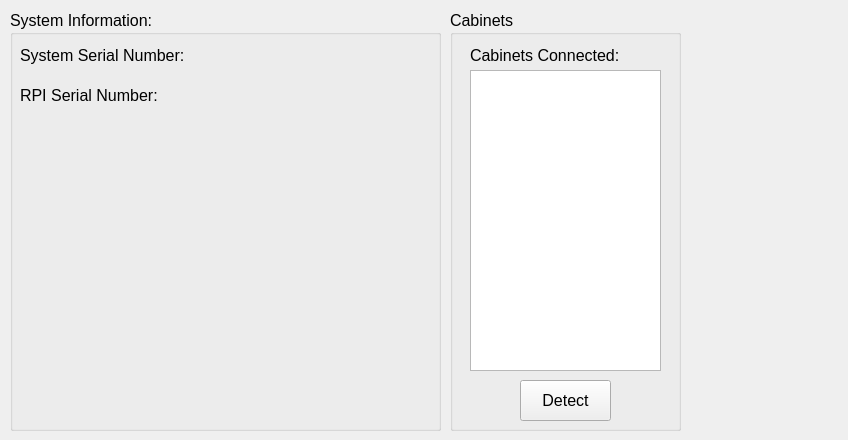
<?xml version="1.0" encoding="UTF-8"?>
<ui version="4.0">
 <class>SystemDisplayWidget</class>
 <widget class="QWidget" name="SystemDisplayWidget">
  <property name="geometry">
   <rect>
    <x>0</x>
    <y>0</y>
    <width>848</width>
    <height>440</height>
   </rect>
  </property>
  <property name="font">
   <font>
    <pointsize>12</pointsize>
   </font>
  </property>
  <property name="windowTitle">
   <string>Form</string>
  </property>
  <widget class="QGroupBox" name="gbCabinets">
   <property name="geometry">
    <rect>
     <x>450</x>
     <y>10</y>
     <width>231</width>
     <height>421</height>
    </rect>
   </property>
   <property name="title">
    <string>Cabinets</string>
   </property>
   <widget class="QPushButton" name="pbDetectCabinets">
    <property name="geometry">
     <rect>
      <x>70</x>
      <y>370</y>
      <width>91</width>
      <height>41</height>
     </rect>
    </property>
    <property name="text">
     <string>Detect</string>
    </property>
   </widget>
   <widget class="QListView" name="lvCabinetsConnected">
    <property name="geometry">
     <rect>
      <x>20</x>
      <y>60</y>
      <width>191</width>
      <height>301</height>
     </rect>
    </property>
   </widget>
   <widget class="QLabel" name="lblCabinetsConnected">
    <property name="geometry">
     <rect>
      <x>20</x>
      <y>30</y>
      <width>161</width>
      <height>31</height>
     </rect>
    </property>
    <property name="text">
     <string>Cabinets Connected:</string>
    </property>
   </widget>
  </widget>
  <widget class="QGroupBox" name="gbSystemInfo">
   <property name="geometry">
    <rect>
     <x>10</x>
     <y>10</y>
     <width>431</width>
     <height>421</height>
    </rect>
   </property>
   <property name="title">
    <string>System Information:</string>
   </property>
   <widget class="QWidget" name="">
    <property name="geometry">
     <rect>
      <x>10</x>
      <y>30</y>
      <width>411</width>
      <height>31</height>
     </rect>
    </property>
    <layout class="QHBoxLayout" name="horizontalLayout">
     <item>
      <widget class="QLabel" name="lblSystemSerialNumber">
       <property name="text">
        <string>System Serial Number:</string>
       </property>
      </widget>
     </item>
     <item>
      <widget class="QLabel" name="lbltxtSystemSerialNumber">
       <property name="text">
        <string/>
       </property>
      </widget>
     </item>
    </layout>
   </widget>
   <widget class="QWidget" name="">
    <property name="geometry">
     <rect>
      <x>10</x>
      <y>70</y>
      <width>411</width>
      <height>31</height>
     </rect>
    </property>
    <layout class="QHBoxLayout" name="horizontalLayout_2">
     <item>
      <widget class="QLabel" name="lblRpiSerialNumber">
       <property name="text">
        <string>RPI Serial Number:</string>
       </property>
      </widget>
     </item>
     <item>
      <widget class="QLabel" name="lbltxtRpiSerialNumber">
       <property name="text">
        <string/>
       </property>
      </widget>
     </item>
    </layout>
   </widget>
  </widget>
 </widget>
 <resources/>
 <connections/>
</ui>
